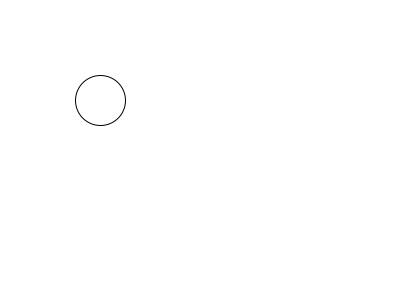
Frame 1 (no input)
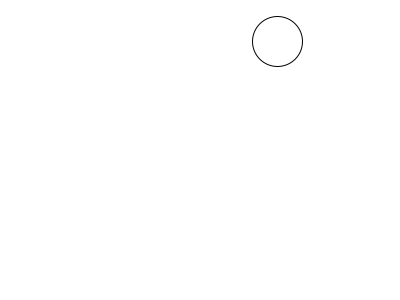
Frame 60 (the mouse pressed at the canvas centre just before this capture)
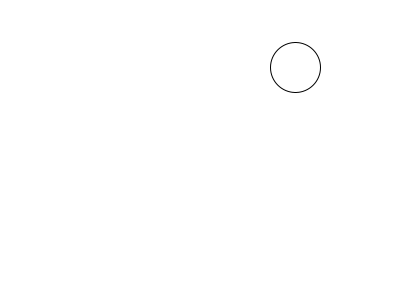
Frame 120 (the mouse held since frame 60 and released just before this capture)

The Processing sketch that drew these frames (run headless with seeded random() and noise(); from frame 60 on, the mouse is pressed at the canvas centre):

// Processing sketch: processing_90070
// ── processing_90070.pde

// 1) allow the user to change the ball size by typing the number keys
// 2) -extra credit- 
//    use the UP and DOWn arows to change the vert speed
//    use the LEFT and RIGHT arrows to change the horiz speed

Ball b1; // Declare the object
class Ball { // Define the class
  float xpos, ypos, diam, radius; // x position, y position, diameter, radius
  float dx, dy; // horiz speed, vert speed


  Ball(float x, float y, float ds, float h, float v) { // Constructor for the object 
    xpos = x;
    ypos = y;
    diam = ds;
    dx = h;
    dy = v;
  } 
  void display() { // Method (function) to display the object
     fill(255,80);
     stroke(0);
    ellipse(xpos, ypos, diam, diam);
    
  } // end display
  void animate() { // move by itself and bounce off sides
    // calculate radius from diameter
    radius = diam/2;
    
    // change xpos
    xpos += dx;
    if (xpos>width-radius || xpos<0+radius) {
      dx *= -1;
    }
    //change ypos
    ypos += dy;
    if (ypos>height-radius || ypos<0+radius) {
      dy *= -1;
    }
  } // end animate
  
  }

void setup() {
  size(400, 300);
  b1 = new Ball(100, 100, 50, 3, -1); // Construct the object
   
}

void draw() {  
  background(255);
  
  b1.display();
  b1.animate();
  
  }
void keyPressed() {
  if(b1.xpos >= width-b1.diam){
    b1.xpos = width/2;
  }
  if(b1.ypos >= height-b1.diam){
    b1.ypos = height/2;
  }
  if(b1.xpos <= 0+b1.diam){
    b1.xpos = width/2;
  }
  if(b1.ypos <= 0+b1.diam){
    b1.ypos = height/2;
  }
  
  if (key == '1') {
      b1.diam = 25;

  } 
  if (key == '2'){
      b1.diam = 50;
}
  if (key == '3'){
    b1.diam = 75;
}
  if (key == '4'){
      b1.diam = 100;
}
  if (key == '5'){
      b1.diam = 125;
}
  if (key == '6'){
      b1.diam = 150;
  }
if (keyCode == LEFT){
  b1.dx = b1.dx *.5;
}

if (keyCode == RIGHT){
  b1.dx = b1.dx *2;
}

if (keyCode == UP){
  b1.dy = b1.dy *2;
}

if (keyCode == DOWN){
  b1.dy = b1.dy *.5;
}
}
